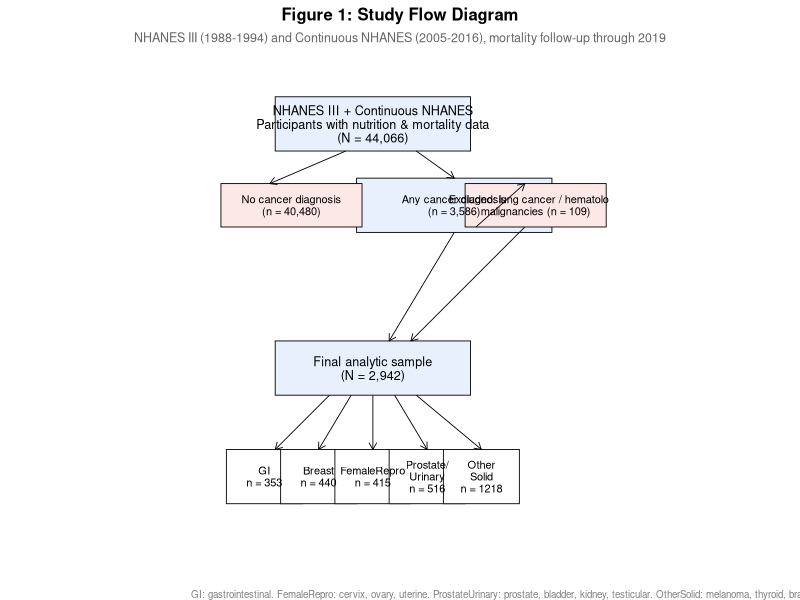

Source code (R):
# Flow diagram using ggplot2
library(ggplot2)
library(dplyr)

total <- 44066
any_cancer <- 3586
no_cancer <- total - any_cancer
excluded_small <- 109
final <- 2942
gi <- 353; br <- 440; fr <- 415; pu <- 516; os <- 1218

# Build nodes
nodes <- data.frame(
  id = c("total", "no_cancer", "any_cancer", "excluded", "final",
         "gi", "br", "fr", "pu", "os"),
  label = c(
    sprintf("NHANES III + Continuous NHANES\nParticipants with nutrition & mortality data\n(N = %s)", format(total, big.mark=",")),
    sprintf("No cancer diagnosis\n(n = %s)", format(no_cancer, big.mark=",")),
    sprintf("Any cancer diagnosis\n(n = %s)", format(any_cancer, big.mark=",")),
    sprintf("Excluded: lung cancer / hematologic\nmalignancies (n = %d)", excluded_small),
    sprintf("Final analytic sample\n(N = %s)", format(final, big.mark=",")),
    sprintf("GI\nn = %d", gi),
    sprintf("Breast\nn = %d", br),
    sprintf("FemaleRepro\nn = %d", fr),
    sprintf("Prostate/\nUrinary\nn = %d", pu),
    sprintf("Other\nSolid\nn = %d", os)
  ),
  x = c(3, 1.5, 4.5, 6, 3, 1, 2, 3, 4, 5),
  y = c(9, 7.5, 7.5, 7.5, 4.5, 2.5, 2.5, 2.5, 2.5, 2.5)
)

# Connections
edges <- data.frame(
  from = c("total", "any_cancer", "any_cancer", "any_cancer", "final", "final", "final", "final", "final"),
  to = c("any_cancer", "excluded", "final", "no_cancer", "gi", "br", "fr", "pu", "os")
)

# Fix: total goes to no_cancer + any_cancer
# any_cancer goes to excluded + final

p <- ggplot() +
  # Boxes
  geom_rect(data = nodes[nodes$id %in% c("total","any_cancer","final"),],
            aes(xmin = x - 1.8, xmax = x + 1.8, ymin = y - 0.5, ymax = y + 0.5),
            fill = "#E8F0FE", color = "black", linewidth = 0.3) +
  geom_rect(data = nodes[nodes$id %in% c("excluded","no_cancer"),],
            aes(xmin = x - 1.3, xmax = x + 1.3, ymin = y - 0.4, ymax = y + 0.4),
            fill = "#FCE8E6", color = "black", linewidth = 0.3) +
  geom_rect(data = nodes[nodes$id %in% c("gi","br","fr","pu","os"),],
            aes(xmin = x - 0.7, xmax = x + 0.7, ymin = y - 0.5, ymax = y + 0.5),
            fill = "white", color = "black", linewidth = 0.3) +
  # Labels
  geom_text(data = nodes, aes(x = x, y = y, label = label),
            size = c(3.2, 2.8, 2.8, 2.8, 3.2, rep(2.8, 5)), lineheight = 0.9) +
  # Arrows (simplified with segments)
  # total -> no_cancer (left)
  geom_segment(aes(x = 2.5, y = 8.5, xend = 1.1, yend = 7.9), linewidth = 0.3, arrow = arrow(length = unit(2, "mm"))) +
  # total -> any_cancer (right)
  geom_segment(aes(x = 3.8, y = 8.5, xend = 4.5, yend = 8.0), linewidth = 0.3, arrow = arrow(length = unit(2, "mm"))) +
  # any_cancer -> excluded
  geom_segment(aes(x = 4.9, y = 7.1, xend = 5.8, yend = 7.9), linewidth = 0.3, arrow = arrow(length = unit(2, "mm"))) +
  # any_cancer -> final (skip level for direct)
  geom_segment(aes(x = 4.5, y = 7.0, xend = 3.3, yend = 5.0), linewidth = 0.3, arrow = arrow(length = unit(2, "mm"))) +
  # excluded -> final (diagonal down-left)
  geom_segment(aes(x = 5.8, y = 7.1, xend = 3.7, yend = 5.0), linewidth = 0.3, arrow = arrow(length = unit(2, "mm"))) +
  # final -> subgroups
  geom_segment(aes(x = 2.2, y = 4.0, xend = 1.2, yend = 3.0), linewidth = 0.3, arrow = arrow(length = unit(2, "mm"))) +
  geom_segment(aes(x = 2.6, y = 4.0, xend = 2.0, yend = 3.0), linewidth = 0.3, arrow = arrow(length = unit(2, "mm"))) +
  geom_segment(aes(x = 3.0, y = 4.0, xend = 3.0, yend = 3.0), linewidth = 0.3, arrow = arrow(length = unit(2, "mm"))) +
  geom_segment(aes(x = 3.4, y = 4.0, xend = 4.0, yend = 3.0), linewidth = 0.3, arrow = arrow(length = unit(2, "mm"))) +
  geom_segment(aes(x = 3.8, y = 4.0, xend = 5.0, yend = 3.0), linewidth = 0.3, arrow = arrow(length = unit(2, "mm"))) +
  coord_fixed(xlim = c(0, 7), ylim = c(1, 10)) +
  theme_void() +
  labs(title = "Figure 1: Study Flow Diagram",
       subtitle = sprintf("NHANES III (1988-1994) and Continuous NHANES (2005-2016), mortality follow-up through 2019"),
       caption = "GI: gastrointestinal. FemaleRepro: cervix, ovary, uterine. ProstateUrinary: prostate, bladder, kidney, testicular. OtherSolid: melanoma, thyroid, brain, bone, head/neck, skin.") +
  theme(
    plot.title = element_text(hjust = 0.5, face = "bold", size = 12),
    plot.subtitle = element_text(hjust = 0.5, size = 9, color = "grey40"),
    plot.caption = element_text(hjust = 0, size = 7, color = "grey50")
  )

ggsave("figures/flow_diagram.png", p, width = 8, height = 7, dpi = 200)
cat("Flow diagram saved\n")
